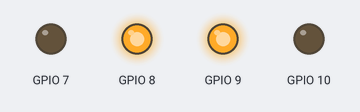
This program was run on a simulated Raspberry Pi (BCM pin numbers). On the bench: output pins drawn as LEDs (lit = HIGH). At 0.5 s the program stops and its outputs stay as they are.

Above: at 0.1 s.
At 0.6 s:
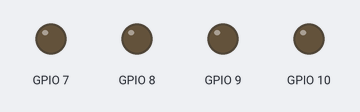
Timing chart, 0 to 2.0 s (numbered marks = the images above):
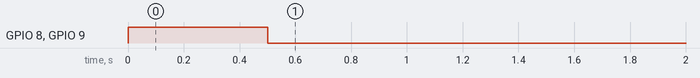

The program:

3-motors.py
```python
#CamJam EduKit 3 - Robotics
#Worksheet 3 - Motor Test Code

import RPi.GPIO as GPIO  # Import the GPIO library
import time # import the time library

#set the GPIO modes
GPIO.setmode(GPIO.BCM)
GPIO.setwarnings(False)

# Set the GPIO pin mode
GPIO.setup(7, GPIO.OUT)
GPIO.setup(8, GPIO.OUT)
GPIO.setup(9, GPIO.OUT)
GPIO.setup(10, GPIO.OUT)

# turn all motors off
GPIO.output(7, 0)
GPIO.output(8, 0)
GPIO.output(9, 0)
GPIO.output(10, 0)

# turn the right motor forwards
GPIO.output(9, 1)
GPIO.output(10, 0)

# turn the left motor forwards
GPIO.output(7, 0)
GPIO.output(8, 1)

#Wait for 1 second
time.sleep(0.5)
# reset the GPIO pins (turns off motors too)
GPIO.cleanup()
```

Measured:
- by itself, GPIO 8, GPIO 9: LOW → HIGH at 0.00 s, → LOW 0.50 s later
